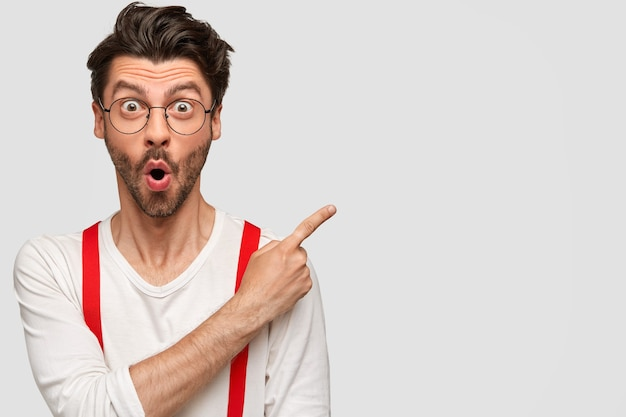
#> input picture PIL_Library/img01.jpg, 626 x 417 px
$ python pil.py
#> lines starting #> are read from the running program, lines starting #| are printed output that depends on the picture
import os
from pathlib import Path
from PIL import Image


# Build paths inside the project like this: BASE_DIR / 'subdir'.
BASE_DIR = Path(__file__).resolve().parent.parent

dropbox = BASE_DIR / 'CVision'

# imgbox = os.path.splitext('gray_img.jpg')[0] + '.jpg'

img = Image.open(r'img01.jpg')
#> img is the input picture: PIL image 626x417 RGB; mean R, G, B 217, 205.8, 201.8

print(img)
#| <PIL.JpegImagePlugin.JpegImageFile image mode=RGB size=626x417 at 0x7F3C6785D910>

# CONVERT
# grayscale for value 'L'
gray_img = img.convert('L')
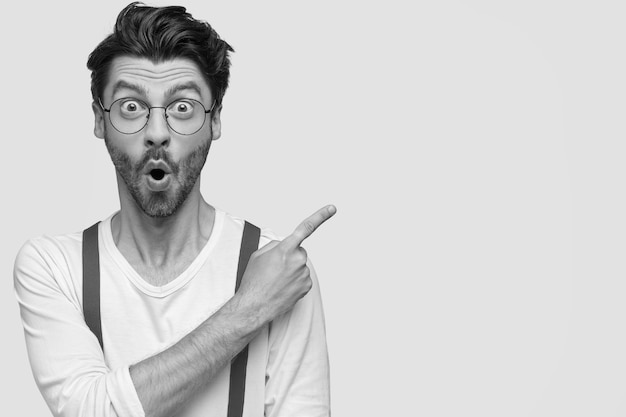
#> gray_img: PIL image 626x417 L; min 1, max 252, mean 208.7

# Convert to Thumbnail
# img = img.thumbnail((128,128))

# CROPPING
box = (0,0,157,500)
region = img.crop(box)
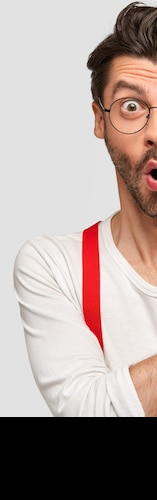
#> region: PIL image 157x500 RGB; mean R, G, B 176.8, 161.9, 157.3

# COPY AND PASTE REGION
img_trans = region.convert('L')
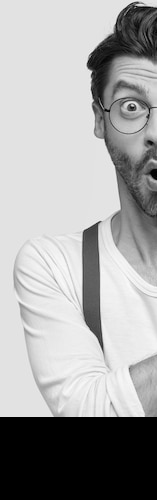
#> img_trans: PIL image 157x500 L; min 0, max 252, mean 165.8
# .transpose(Image.Transpose.ROTATE_180).convert('L')

# Paste the transposed image on the complete image
#(Method 1)
img.paste(img_trans, box)
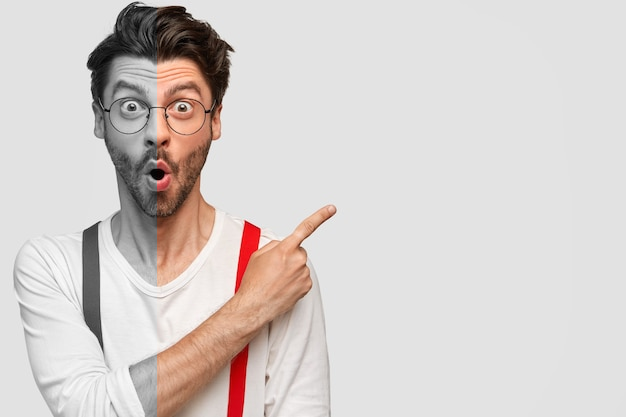
#> img: PIL image 626x417 RGB; mean R, G, B 213.7, 207, 204.4

# [12 lines of commented-out code are left out]


try:
    gray_img.save('gray_img.jpg')
except IOError:
    print("Cannot convert file!!")

img.show()
